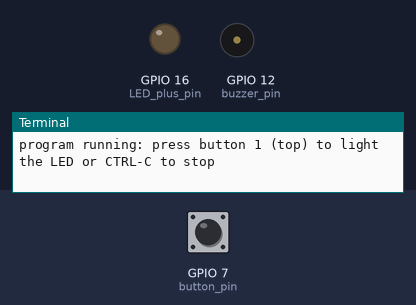
A program run on a simulated Raspberry Pi (BCM pin numbers). Parts: output pins drawn as LEDs (lit = HIGH), buzzer (waves = sounding, pin HIGH), the last lines printed to the terminal. Inputs (shaded band) come from the test bench; at power-on: GPIO 7 (button_pin) HIGH. The clock reads 2024-03-15 10:24:30 at power-on unless the program sets it.

Above: at 1.2 s.
1.3 s: GPIO 7 (button_pin) pulled LOW for 0.15 s
At 1.45 s:
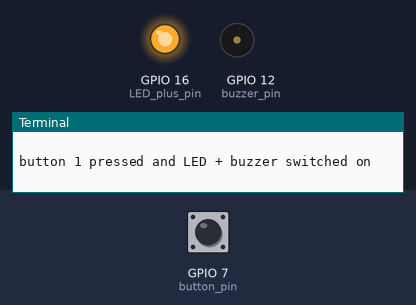
4.3 s: GPIO 7 (button_pin) pulled LOW for 1 s
At 4.45 s:
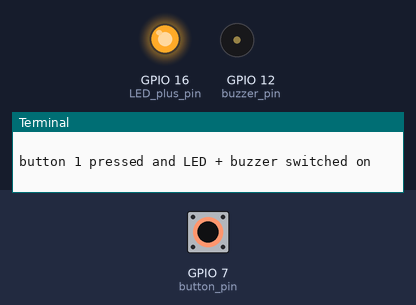
Timing chart, 0 to 5.3 s (numbered marks = the images above; inputs shaded):
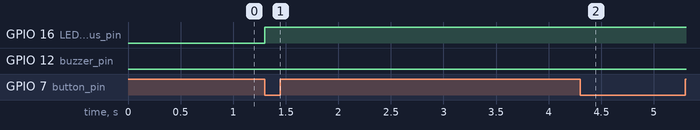

The program:

LED_button_buzzer.py
```python
# RPi PCB version of LED_button_buzzer.py that lights a RED LED and sounds a passive buzzer for 'duration' (3) secs when a button is pressed

# command to run this script:  python3 ./RPi_maker_PCB5/electronic_basics/LED_button_buzzer.py

import RPi.GPIO as GPIO   # this imports the module to allow the GPIO pins to be easily utilised
import time               # this imports the module to allow various time functions to be used
GPIO.setwarnings(False)

duration = 3.0           # total time in seconds that LED is on and buzzer sounded
freq = 1000.0            # this is the frequency (cycles/second ie HZ) that the buzzer is switched on/off to make a sound
period = 1.0 / freq             # this is the time period in seconds of a full cycle
half_cycle_time = period / 2.0  # this is the time period for half a cylcle ie the on and off times

# This code sets the RPi to use the BCM (Broadcom) pin numbers which is usually the default but is positively set here
GPIO.setmode(GPIO.BCM)

LED_plus_pin = 16  # this is the GPIO pin that the RED LED positive leg (via the resistor) is connected to

buzzer_pin = 12    # this is the GPIO pin that the positive pin of the buzzer s connected to

button_pin = 7     # this is the GPIO pin that one side of the (top: button1) tactile switch is connected to

GPIO.setup(LED_plus_pin, GPIO.OUT)  # this sets the LED GPIO pin to be an output 'type' i.e. it will apply
                                    # about 3.3V to the pin when it is set HIGH (True)

GPIO.setup(buzzer_pin, GPIO.OUT)    # this sets the buzzer GPIO pin to be an output 'type' i.e. it will apply
                                    # about 3.3V to the pin when it is set HIGH (True)

GPIO.setup(button_pin, GPIO.IN, pull_up_down=GPIO.PUD_UP)
# this is a special setting that indicates when a pin changes from LOW to HIGH ie when the button is pressed

# this is a function to indicate when the button is pressed
def btn_pressed():
    # if button is pressed GPIO.input will report FALSE
    if not GPIO.input(button_pin):
        return 1

###########
# main code
###########

print (" ")
print ("program running: press button 1 (top) to light the LED or CTRL-C to stop ")
print (" ")

try:    # this loop is not strictly necessary but it does allow the script to be easily stopped with CTRL-C
    while True:  # this is the loop that checks if the button is pressed and switches the LED on if it is
        GPIO.output(LED_plus_pin, False) # LED switched off by making the GPIO pin go LOW
        GPIO.output(buzzer_pin, False)   # buzzer switched off by making the GPIO pin go LOW
        while not btn_pressed():
            pass                         # if not pressed just loop endlessly

        print(" ")
        print("button 1 pressed and LED + buzzer switched on")
        print(" ")
        # if we are here then the button has been pressed
        t1 = time.time()                 # start the clock by recording the current time
        GPIO.output(LED_plus_pin, True)  # LED switched on by making the GPIO go HIGH

        # energise the buzzer on/off for the duration time
        while time.time() - t1 < duration:
            GPIO.output(buzzer_pin, True)
            time.sleep(half_cycle_time)
            GPIO.output(buzzer_pin, False)
            time.sleep(half_cycle_time)
        GPIO.output(LED_plus_pin, False) # LED switched off by making the GPIO pin go LOW
        # now loop back to wait for the button to be pressed again
        print ("press the button 1 (top) again to light the LED or CTRL-C to stop ")

finally:  # this code is run when the try is interrupted with a CTRL-C
    print(" ")
    print("Cleaning up the GPIO pins before stopping")
    print(" ")
    print(" ")
    print(" ")
    GPIO.cleanup()

# The cleanup command sets all the pins back to inputs which protects the
# Pi from accidental shorts-circuits if something metal touches the GPIO pins.
    
```

Measured:
- after the input at 1.3 s, GPIO 16 (LED_plus_pin): LOW → HIGH at once
- after the input at 4.3 s, GPIO 16 (LED_plus_pin): stays HIGH (without the input it goes to LOW after 0.00 s)
